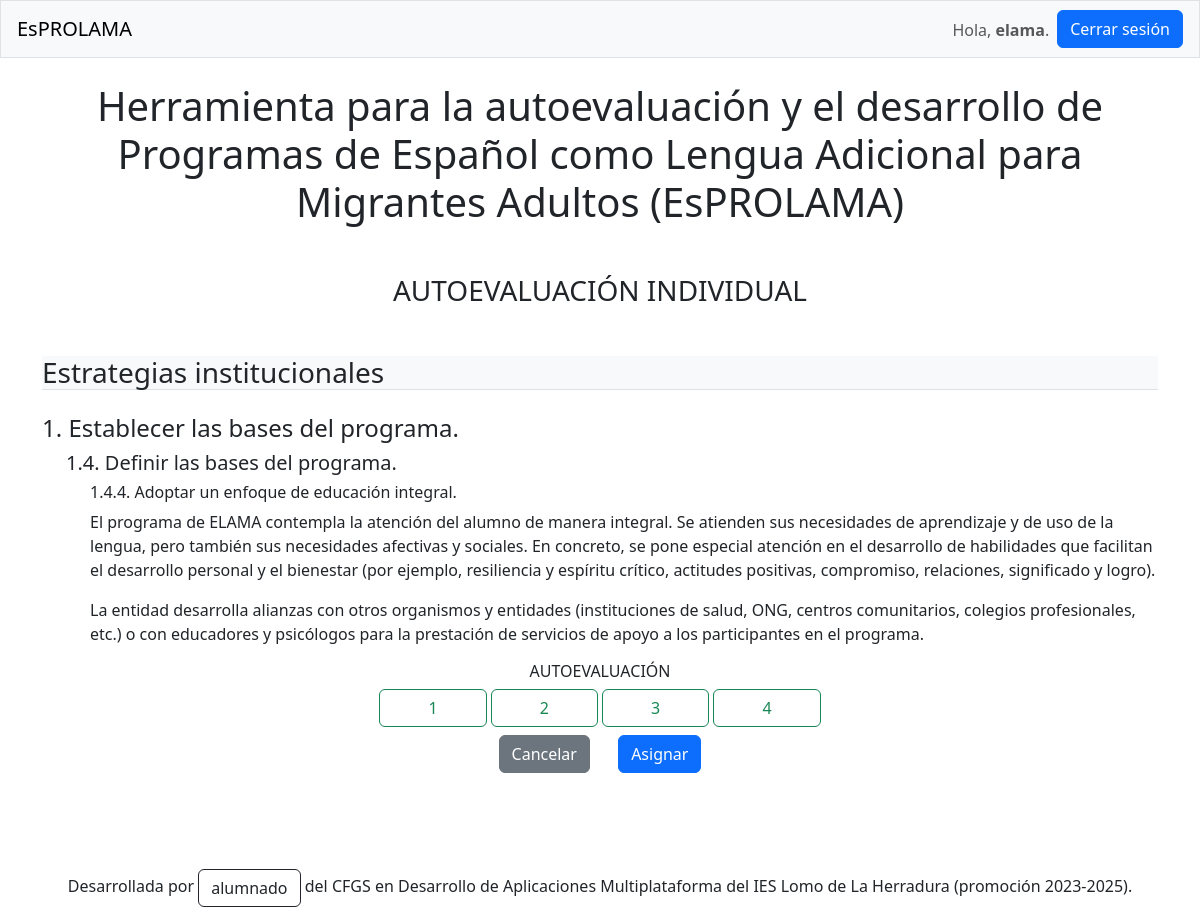
/individual/1/8/ (signed in), run on the app's committed database.
### elama/models.py (models this page shows, shortened)
class Descriptor(models.Model):
    principio = models.ForeignKey(Principio, on_delete=models.CASCADE)
    titulo = models.CharField(max_length=200)
    contenido_html = models.TextField(blank=True, null=True)
    descriptor_padre = models.ForeignKey('self', on_delete=models.CASCADE, blank=True, null=True)
    class Meta:
        verbose_name_plural = 'descriptores'

class Principio(models.Model):
    estrategia = models.ForeignKey(Estrategia, on_delete=models.CASCADE)
    titulo = models.CharField(max_length=200)

class Estrategia(models.Model):
    titulo = models.CharField(max_length=200)

### elama/views.py (the view, shortened to what this page needs)
# urls.py: path('individual/<int:id_autoevaluacion>/<int:id_descriptor>/', views.volcar_autoevaluacion, name='volcar-autoevaluacion'),
@login_required
def volcar_autoevaluacion(request, id_autoevaluacion, id_descriptor):
    autoevaluacion = Autoevaluacion.objects.get(pk=id_autoevaluacion)
    descriptor = Descriptor.objects.get(pk=id_descriptor)
    valoracion = '-1'
    existe = True
    try:
        volcado = Volcado.objects.get(autoevaluacion__id=id_autoevaluacion, descriptor__id=id_descriptor)
        valoracion = volcado.valoracion
    except ObjectDoesNotExist:
        existe = False
    if request.method != 'POST':
        if existe:
            form = VolcadoForm(instance=volcado)
        else:
            form = VolcadoForm()
    context = {'autoevaluacion': autoevaluacion, 'descriptor': descriptor, 'valoracion': int(valoracion),
               'form': form, 'valores': [i for i in range(1,5)]}
    return render(request, 'elama/volcado.html', context)

### elama/templates/elama/volcado.html (shortened to what this page needs)
{% extends "elama/base.html"  %}
{% load django_bootstrap5 %}
{% block content %}
    <h1 class="text-center">
        Herramienta para la autoevaluación y el desarrollo de Programas de Español como Lengua Adicional para
        Migrantes Adultos (EsPROLAMA)
    </h1>
    <h3 class="text-center mt-5">AUTOEVALUACIÓN INDIVIDUAL</h3>
    <h3 class="bg-light border-bottom mt-5">{{ descriptor.principio.estrategia.titulo }}</h3>
    <h4 class="mt-4">{{ descriptor.principio.titulo }}</h4>
    {% if not descriptor.descriptor_padre %}
        <h5 class="mt-2 ps-4">{{ descriptor.titulo }}</h5>
        <div class="mt-2 ps-4">{{ descriptor.contenido_html|safe}}</div>
    {% else %}
        <h5 class="mt-2 ps-4">{{ descriptor.descriptor_padre.titulo }}</h5>
        <h6 class="mt-2 ps-5">{{ descriptor.titulo }}</h6>
        <div class="mt-2 ps-5">{{ descriptor.contenido_html|safe }}</div>
    {% endif %}
    <div class="mt-2 text-center">
        <h6 class="mt-2">AUTOEVALUACIÓN</h6>
        <form action="{% url 'elama:volcar-autoevaluacion' autoevaluacion.id descriptor.id %}" method="post">
            {% for i in valores %}
                <label class="btn btn-outline-success px-5" for="id_valoracion_{{ i }}">{{ i }}</label>
            {% endfor %}
            <p>
                <a class="btn btn-secondary me-4 mt-2" href="{% url 'elama:individual' autoevaluacion.id %}">Cancelar</a>
                <button type="submit" class="btn btn-primary mt-2"
                        {% if autoevaluacion.finalizada %} disabled {% endif %}>Asignar</button>
            </p>
        </form>
    </div>
{% endblock content %}

### elama/templates/elama/base.html (shortened to what this page needs)
{% load django_bootstrap5 %}
<!DOCTYPE html>
<html lang="en">
    <head>
        {% bootstrap_css %}
    </head>
    <body>
        <nav class="navbar navbar-expand-md navbar-light bg-light px-3 mb-4 border">
            {% if user.is_authenticated %}
                <a class="navbar-brand" href="{% url 'elama:main' %}">EsPROLAMA</a>
            {% else %}
                <a class="navbar-brand" href="{% url 'elama:login' %}">EsPROLAMA</a>
            {% endif %}
            <div class="collapse navbar-collapse" id="navbarCollapse">
                <ul class="navbar-nav ms-auto">
                    {% if user.is_authenticated %}
                        <li class="nav-item mt-2">
                            <span class="navbar-text">Hola, <span style="font-weight: bold">{{ user.username }}</span>.</span>
                        </li>
                        <li class="nav-item">
                            <form action="{% url 'users:logout' %}" method="post" class="form ms-2">
                                {% bootstrap_button button_type="submit" content="Cerrar sesión" %}
                            </form>
                        </li>
                    {% endif %}
                </ul>
            </div>
        </nav>
        <main role="main" class="container">
            {% block content %} {% endblock content %}
        </main>
        <footer class="mt-5 pt-5">
            <p class="text-center">
                Desarrollada por <a class="btn btn-outline-dark" href="" data-bs-toggle="modal" data-bs-target="#equipoModal">
                alumnado</a> del CFGS en Desarrollo de Aplicaciones Multiplataforma del IES Lomo de La Herradura
                (promoción 2023-2025).
            </p>
        </footer>
    </body>
</html>

### data on the page
Descriptor: principio.estrategia.titulo "Estrategias institucionales", principio.titulo "1. Establecer las bases del programa.", descriptor_padre.titulo "1.4. Definir las bases del programa.", titulo "1.4.4. Adoptar un enfoque de educación integral.", contenido_html "El programa de ELAMA contempla la atención del alumno de manera integral. Se atienden sus necesidades de aprendizaje y de uso de la lengua, pero también sus necesidades afectivas y sociales. En concreto, se pone especial atención en el desarrollo de habilidades que facilitan el desarrollo personal y el bienestar (por ejemplo, resiliencia y espíritu crítico, actitudes positivas, compromiso, relaciones, significado y logro). La entidad desarrolla alianzas con otros organismos y entidades (instituciones de salud, ONG, centros comunitarios, colegios profesionales, etc.) o con educadores y psicólogos para la prestación de servicios de apoyo a los participantes en el programa."

### other printed values
{{ user.username }} "elama"
{{ i }} "1" "2" "3" "4"
